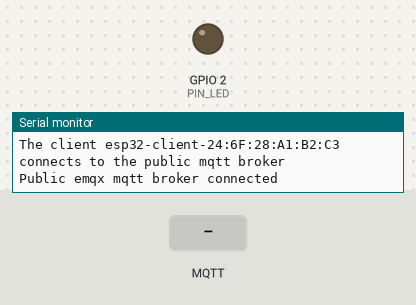
The sketch below on a simulated ESP32. Shown: output pins drawn as LEDs (lit = HIGH), the last lines printed to the serial monitor. The test bench sets the inputs (shaded band). WiFi joins after 1.5 s; servers stay silent unless stated; no MQTT or app messages arrive unless stated.

Above: at 2.7 s.
2.8 s: MQTT message "1" arrives on the first subscribed topic
At 3.7 s:
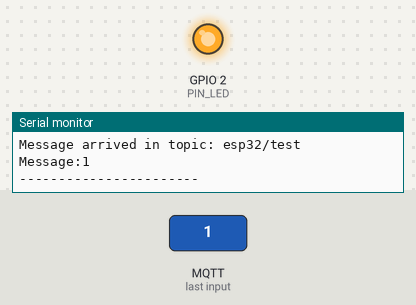
4.3 s: MQTT message "2" arrives on the first subscribed topic
At 4.8 s:
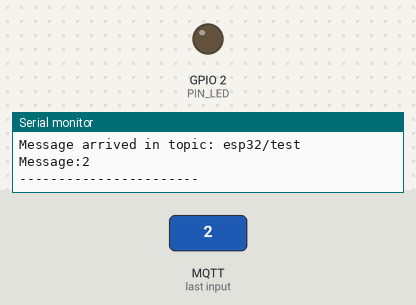
Timing chart, 0 to 7.3 s (numbered marks = the images above; inputs shaded):
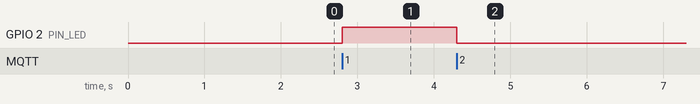

Measured:
- after the input at 2.8 s, GPIO 2 (PIN_LED): LOW → HIGH at once
- after the input at 4.3 s, GPIO 2 (PIN_LED): HIGH → LOW at once

The sketch:

Part_1_Sketch.ino
```cpp
#include <WiFi.h>
#include <PubSubClient.h>

#define PIN_LED 2

// WiFi
const char *ssid = "Psalm23"; // Enter your WiFi name
const char *password = "maga2016";  // Enter WiFi password

// MQTT Broker
const char *mqtt_broker = "192.168.50.117";
const char *topic = "esp32/test";
const int mqtt_port = 1883;

//Program Variales

WiFiClient espClient;
PubSubClient client(espClient);

void setup() {
 pinMode(PIN_LED, OUTPUT);

 // Set software serial baud to 115200;
 Serial.begin(115200);
 // connecting to a WiFi network
 WiFi.begin(ssid, password);
 while (WiFi.status() != WL_CONNECTED) {
     delay(500);
     Serial.println("Connecting to WiFi..");
 }
 Serial.println("Connected to the WiFi network");
 //connecting to a mqtt broker
 client.setServer(mqtt_broker, mqtt_port);
 client.setCallback(callback);
 while (!client.connected()) {
     String client_id = "esp32-client-";
     client_id += String(WiFi.macAddress());
     Serial.printf("The client %s connects to the public mqtt broker\n", client_id.c_str());
     if (client.connect(client_id.c_str())) {
         Serial.println("Public emqx mqtt broker connected");
     } else {
         Serial.print("failed with state ");
         Serial.print(client.state());
         delay(2000);
     }
 }
 // publish and subscribe
 client.publish(topic, "Hi EMQX I'm ESP32 ^^");
 client.subscribe(topic);
}

void publishStatus (int status){
  if (status == 1){
    client.publish(topic, "Turning light on.");
  }
  if (status == 2){
    client.publish(topic, "Turning light off.");
  }
}

void callback(char *topic, byte *payload, unsigned int length) {
 Serial.print("Message arrived in topic: ");
 Serial.println(topic);
 Serial.print("Message:");
 for (int i = 0; i < length; i++) {
     Serial.print((char) payload[i]);
 }
 if ((char) payload[0] == '1'){
   publishStatus(1);
   digitalWrite(PIN_LED, HIGH);
 }
 if ((char) payload[0] == '2'){
   publishStatus(2);
   digitalWrite(PIN_LED, LOW);
 }
 Serial.println();
 Serial.println("-----------------------");
}

void loop() {
 client.loop();
}
```
